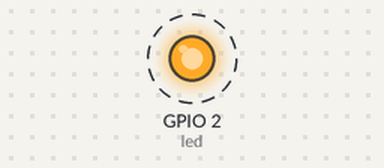
Recording of a program running on a simulated ESP32 board running MicroPython. On the bench: output pins drawn as LEDs (lit = HIGH). Dashed ring = blinking. What the program prints to the serial console is not drawn. At 5.0 s the program stops and its outputs stay as they are.

Above: at 0.2 s.
Timing chart, 0 to 3.0 s (numbered marks = the images above):
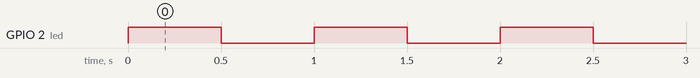

Measured:
- by itself, GPIO 2 (led): alternates HIGH for 0.50 s and LOW for 0.50 s, 10 changes in all, then stays LOW

The program:

blink.py
```python
from machine import Pin, ADC, I2C
import time

# Test GPIO by blinking an LED
led = Pin(2, Pin.OUT)  # GPIO2 is often linked to an onboard LED

def blink_led(times=5, delay=0.5):
    for _ in range(times):
        led.value(1)
        time.sleep(delay)
        led.value(0)
        time.sleep(delay)


# Run tests
if __name__ == "__main__":
    print("Testing ESP32-Kaluga-1 board...")

    print("Blinking LED...")
    blink_led()

    print("Test complete!")
```
